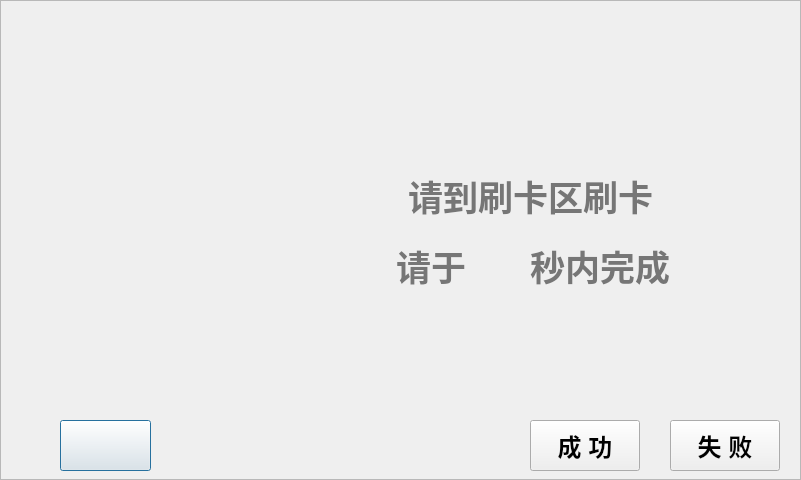
<?xml version="1.0" encoding="UTF-8"?>
<ui version="4.0">
 <class>p07_swingcard_dialog</class>
 <widget class="QDialog" name="p07_swingcard_dialog">
  <property name="geometry">
   <rect>
    <x>0</x>
    <y>0</y>
    <width>801</width>
    <height>480</height>
   </rect>
  </property>
  <property name="windowTitle">
   <string>Dialog</string>
  </property>
  <widget class="QFrame" name="frame">
   <property name="geometry">
    <rect>
     <x>0</x>
     <y>0</y>
     <width>801</width>
     <height>480</height>
    </rect>
   </property>
   <property name="styleSheet">
    <string notr="true">background-image: url(:/new/prefix/pic_resource/interface/interface_05.png);</string>
   </property>
   <property name="frameShape">
    <enum>QFrame::StyledPanel</enum>
   </property>
   <property name="frameShadow">
    <enum>QFrame::Raised</enum>
   </property>
   <widget class="QLabel" name="label">
    <property name="geometry">
     <rect>
      <x>130</x>
      <y>140</y>
      <width>220</width>
      <height>258</height>
     </rect>
    </property>
    <property name="styleSheet">
     <string notr="true">border-image: url(:/new/prefix/pic_resource/otherwidget/swingcard_pic.png);
background-image: url(:/new/prefix/pic_resource/otherwidget/button_03.png);</string>
    </property>
    <property name="text">
     <string/>
    </property>
   </widget>
   <widget class="QLabel" name="label_2">
    <property name="geometry">
     <rect>
      <x>395</x>
      <y>170</y>
      <width>271</width>
      <height>51</height>
     </rect>
    </property>
    <property name="palette">
     <palette>
      <active>
       <colorrole role="WindowText">
        <brush brushstyle="SolidPattern">
         <color alpha="255">
          <red>118</red>
          <green>118</green>
          <blue>118</blue>
         </color>
        </brush>
       </colorrole>
      </active>
      <inactive>
       <colorrole role="WindowText">
        <brush brushstyle="SolidPattern">
         <color alpha="255">
          <red>118</red>
          <green>118</green>
          <blue>118</blue>
         </color>
        </brush>
       </colorrole>
      </inactive>
      <disabled>
       <colorrole role="WindowText">
        <brush brushstyle="SolidPattern">
         <color alpha="255">
          <red>106</red>
          <green>104</green>
          <blue>100</blue>
         </color>
        </brush>
       </colorrole>
      </disabled>
     </palette>
    </property>
    <property name="font">
     <font>
      <pointsize>26</pointsize>
      <weight>75</weight>
      <bold>true</bold>
     </font>
    </property>
    <property name="styleSheet">
     <string notr="true">border-image: url(:/new/prefix/pic_resource/otherwidget/button_03.png);</string>
    </property>
    <property name="text">
     <string>请到刷卡区刷卡</string>
    </property>
    <property name="alignment">
     <set>Qt::AlignCenter</set>
    </property>
   </widget>
   <widget class="QLabel" name="label_3">
    <property name="geometry">
     <rect>
      <x>395</x>
      <y>240</y>
      <width>71</width>
      <height>51</height>
     </rect>
    </property>
    <property name="palette">
     <palette>
      <active>
       <colorrole role="WindowText">
        <brush brushstyle="SolidPattern">
         <color alpha="255">
          <red>118</red>
          <green>118</green>
          <blue>118</blue>
         </color>
        </brush>
       </colorrole>
      </active>
      <inactive>
       <colorrole role="WindowText">
        <brush brushstyle="SolidPattern">
         <color alpha="255">
          <red>118</red>
          <green>118</green>
          <blue>118</blue>
         </color>
        </brush>
       </colorrole>
      </inactive>
      <disabled>
       <colorrole role="WindowText">
        <brush brushstyle="SolidPattern">
         <color alpha="255">
          <red>106</red>
          <green>104</green>
          <blue>100</blue>
         </color>
        </brush>
       </colorrole>
      </disabled>
     </palette>
    </property>
    <property name="font">
     <font>
      <pointsize>26</pointsize>
      <weight>75</weight>
      <bold>true</bold>
     </font>
    </property>
    <property name="styleSheet">
     <string notr="true">border-image: url(:/new/prefix/pic_resource/otherwidget/button_03.png);</string>
    </property>
    <property name="text">
     <string>请于</string>
    </property>
    <property name="alignment">
     <set>Qt::AlignRight|Qt::AlignTrailing|Qt::AlignVCenter</set>
    </property>
   </widget>
   <widget class="QLabel" name="label_4">
    <property name="geometry">
     <rect>
      <x>530</x>
      <y>240</y>
      <width>141</width>
      <height>51</height>
     </rect>
    </property>
    <property name="palette">
     <palette>
      <active>
       <colorrole role="WindowText">
        <brush brushstyle="SolidPattern">
         <color alpha="255">
          <red>118</red>
          <green>118</green>
          <blue>118</blue>
         </color>
        </brush>
       </colorrole>
      </active>
      <inactive>
       <colorrole role="WindowText">
        <brush brushstyle="SolidPattern">
         <color alpha="255">
          <red>118</red>
          <green>118</green>
          <blue>118</blue>
         </color>
        </brush>
       </colorrole>
      </inactive>
      <disabled>
       <colorrole role="WindowText">
        <brush brushstyle="SolidPattern">
         <color alpha="255">
          <red>106</red>
          <green>104</green>
          <blue>100</blue>
         </color>
        </brush>
       </colorrole>
      </disabled>
     </palette>
    </property>
    <property name="font">
     <font>
      <pointsize>26</pointsize>
      <weight>75</weight>
      <bold>true</bold>
     </font>
    </property>
    <property name="styleSheet">
     <string notr="true">background-image: url(:/new/prefix/pic_resource/otherwidget/button_03.png);</string>
    </property>
    <property name="text">
     <string>秒内完成</string>
    </property>
   </widget>
   <widget class="QLabel" name="label_countdown_time">
    <property name="geometry">
     <rect>
      <x>475</x>
      <y>240</y>
      <width>50</width>
      <height>51</height>
     </rect>
    </property>
    <property name="palette">
     <palette>
      <active>
       <colorrole role="WindowText">
        <brush brushstyle="SolidPattern">
         <color alpha="255">
          <red>255</red>
          <green>170</green>
          <blue>0</blue>
         </color>
        </brush>
       </colorrole>
       <colorrole role="Text">
        <brush brushstyle="SolidPattern">
         <color alpha="255">
          <red>255</red>
          <green>0</green>
          <blue>0</blue>
         </color>
        </brush>
       </colorrole>
      </active>
      <inactive>
       <colorrole role="WindowText">
        <brush brushstyle="SolidPattern">
         <color alpha="255">
          <red>255</red>
          <green>170</green>
          <blue>0</blue>
         </color>
        </brush>
       </colorrole>
       <colorrole role="Text">
        <brush brushstyle="SolidPattern">
         <color alpha="255">
          <red>255</red>
          <green>0</green>
          <blue>0</blue>
         </color>
        </brush>
       </colorrole>
      </inactive>
      <disabled>
       <colorrole role="WindowText">
        <brush brushstyle="SolidPattern">
         <color alpha="255">
          <red>106</red>
          <green>104</green>
          <blue>100</blue>
         </color>
        </brush>
       </colorrole>
       <colorrole role="Text">
        <brush brushstyle="SolidPattern">
         <color alpha="255">
          <red>106</red>
          <green>104</green>
          <blue>100</blue>
         </color>
        </brush>
       </colorrole>
      </disabled>
     </palette>
    </property>
    <property name="font">
     <font>
      <pointsize>35</pointsize>
      <weight>75</weight>
      <bold>true</bold>
     </font>
    </property>
    <property name="styleSheet">
     <string notr="true">background-image: url(:/new/prefix/pic_resource/otherwidget/button_03.png);</string>
    </property>
    <property name="text">
     <string/>
    </property>
   </widget>
   <widget class="QPushButton" name="ptn_return">
    <property name="geometry">
     <rect>
      <x>60</x>
      <y>420</y>
      <width>91</width>
      <height>51</height>
     </rect>
    </property>
    <property name="styleSheet">
     <string notr="true">background-image: url(:/charway/pic_resource/chargeway/bluebkgd.png);
border-image: url(:/new/prefix/pic_resource/otherwidget/return.png);
</string>
    </property>
    <property name="text">
     <string/>
    </property>
   </widget>
   <widget class="QPushButton" name="ptn_success">
    <property name="geometry">
     <rect>
      <x>530</x>
      <y>420</y>
      <width>110</width>
      <height>51</height>
     </rect>
    </property>
    <property name="font">
     <font>
      <pointsize>18</pointsize>
      <weight>75</weight>
      <italic>false</italic>
      <bold>true</bold>
      <underline>false</underline>
      <strikeout>false</strikeout>
     </font>
    </property>
    <property name="styleSheet">
     <string notr="true">border-image: url(:/new/prefix/pic_resource/otherwidget/button_04.png);</string>
    </property>
    <property name="text">
     <string>成 功</string>
    </property>
   </widget>
   <widget class="QPushButton" name="ptn_fail">
    <property name="geometry">
     <rect>
      <x>670</x>
      <y>420</y>
      <width>110</width>
      <height>51</height>
     </rect>
    </property>
    <property name="font">
     <font>
      <pointsize>18</pointsize>
      <weight>75</weight>
      <bold>true</bold>
     </font>
    </property>
    <property name="styleSheet">
     <string notr="true">border-image: url(:/new/prefix/pic_resource/otherwidget/button_04.png);</string>
    </property>
    <property name="text">
     <string>失 败</string>
    </property>
   </widget>
   <widget class="QFrame" name="frame_time">
    <property name="geometry">
     <rect>
      <x>470</x>
      <y>30</y>
      <width>311</width>
      <height>30</height>
     </rect>
    </property>
    <property name="styleSheet">
     <string notr="true">background-image: url(:/charway/pic_resource/chargeway/bluebkgd.png);</string>
    </property>
    <property name="frameShape">
     <enum>QFrame::NoFrame</enum>
    </property>
    <property name="frameShadow">
     <enum>QFrame::Raised</enum>
    </property>
    <widget class="QLabel" name="label_net">
     <property name="geometry">
      <rect>
       <x>10</x>
       <y>0</y>
       <width>25</width>
       <height>25</height>
      </rect>
     </property>
     <property name="styleSheet">
      <string notr="true">background-image: url(:/charway/pic_resource/chargeway/bluebkgd.png);
border-image: url(:/new/prefix/pic_resource/otherwidget/netstat_good.png);</string>
     </property>
     <property name="text">
      <string/>
     </property>
    </widget>
    <widget class="QLabel" name="label_sysdate">
     <property name="geometry">
      <rect>
       <x>50</x>
       <y>5</y>
       <width>131</width>
       <height>22</height>
      </rect>
     </property>
     <property name="palette">
      <palette>
       <active>
        <colorrole role="WindowText">
         <brush brushstyle="SolidPattern">
          <color alpha="255">
           <red>255</red>
           <green>255</green>
           <blue>255</blue>
          </color>
         </brush>
        </colorrole>
        <colorrole role="Text">
         <brush brushstyle="SolidPattern">
          <color alpha="255">
           <red>255</red>
           <green>255</green>
           <blue>255</blue>
          </color>
         </brush>
        </colorrole>
       </active>
       <inactive>
        <colorrole role="WindowText">
         <brush brushstyle="SolidPattern">
          <color alpha="255">
           <red>255</red>
           <green>255</green>
           <blue>255</blue>
          </color>
         </brush>
        </colorrole>
        <colorrole role="Text">
         <brush brushstyle="SolidPattern">
          <color alpha="255">
           <red>255</red>
           <green>255</green>
           <blue>255</blue>
          </color>
         </brush>
        </colorrole>
       </inactive>
       <disabled>
        <colorrole role="WindowText">
         <brush brushstyle="SolidPattern">
          <color alpha="255">
           <red>106</red>
           <green>104</green>
           <blue>100</blue>
          </color>
         </brush>
        </colorrole>
        <colorrole role="Text">
         <brush brushstyle="SolidPattern">
          <color alpha="255">
           <red>106</red>
           <green>104</green>
           <blue>100</blue>
          </color>
         </brush>
        </colorrole>
       </disabled>
      </palette>
     </property>
     <property name="font">
      <font>
       <pointsize>22</pointsize>
       <weight>50</weight>
       <bold>false</bold>
      </font>
     </property>
     <property name="styleSheet">
      <string notr="true">background-image: url(:/background/qrc/background/mainlab_phonenum.png);</string>
     </property>
     <property name="text">
      <string/>
     </property>
    </widget>
    <widget class="QLabel" name="label_systime">
     <property name="geometry">
      <rect>
       <x>190</x>
       <y>5</y>
       <width>110</width>
       <height>22</height>
      </rect>
     </property>
     <property name="palette">
      <palette>
       <active>
        <colorrole role="WindowText">
         <brush brushstyle="SolidPattern">
          <color alpha="255">
           <red>255</red>
           <green>255</green>
           <blue>255</blue>
          </color>
         </brush>
        </colorrole>
        <colorrole role="Text">
         <brush brushstyle="SolidPattern">
          <color alpha="255">
           <red>255</red>
           <green>255</green>
           <blue>255</blue>
          </color>
         </brush>
        </colorrole>
       </active>
       <inactive>
        <colorrole role="WindowText">
         <brush brushstyle="SolidPattern">
          <color alpha="255">
           <red>255</red>
           <green>255</green>
           <blue>255</blue>
          </color>
         </brush>
        </colorrole>
        <colorrole role="Text">
         <brush brushstyle="SolidPattern">
          <color alpha="255">
           <red>255</red>
           <green>255</green>
           <blue>255</blue>
          </color>
         </brush>
        </colorrole>
       </inactive>
       <disabled>
        <colorrole role="WindowText">
         <brush brushstyle="SolidPattern">
          <color alpha="255">
           <red>106</red>
           <green>104</green>
           <blue>100</blue>
          </color>
         </brush>
        </colorrole>
        <colorrole role="Text">
         <brush brushstyle="SolidPattern">
          <color alpha="255">
           <red>106</red>
           <green>104</green>
           <blue>100</blue>
          </color>
         </brush>
        </colorrole>
       </disabled>
      </palette>
     </property>
     <property name="font">
      <font>
       <pointsize>22</pointsize>
       <weight>50</weight>
       <bold>false</bold>
      </font>
     </property>
     <property name="styleSheet">
      <string notr="true">background-image: url(:/background/qrc/background/mainlab_phonenum.png);</string>
     </property>
     <property name="text">
      <string/>
     </property>
    </widget>
   </widget>
  </widget>
 </widget>
 <resources/>
 <connections/>
</ui>
